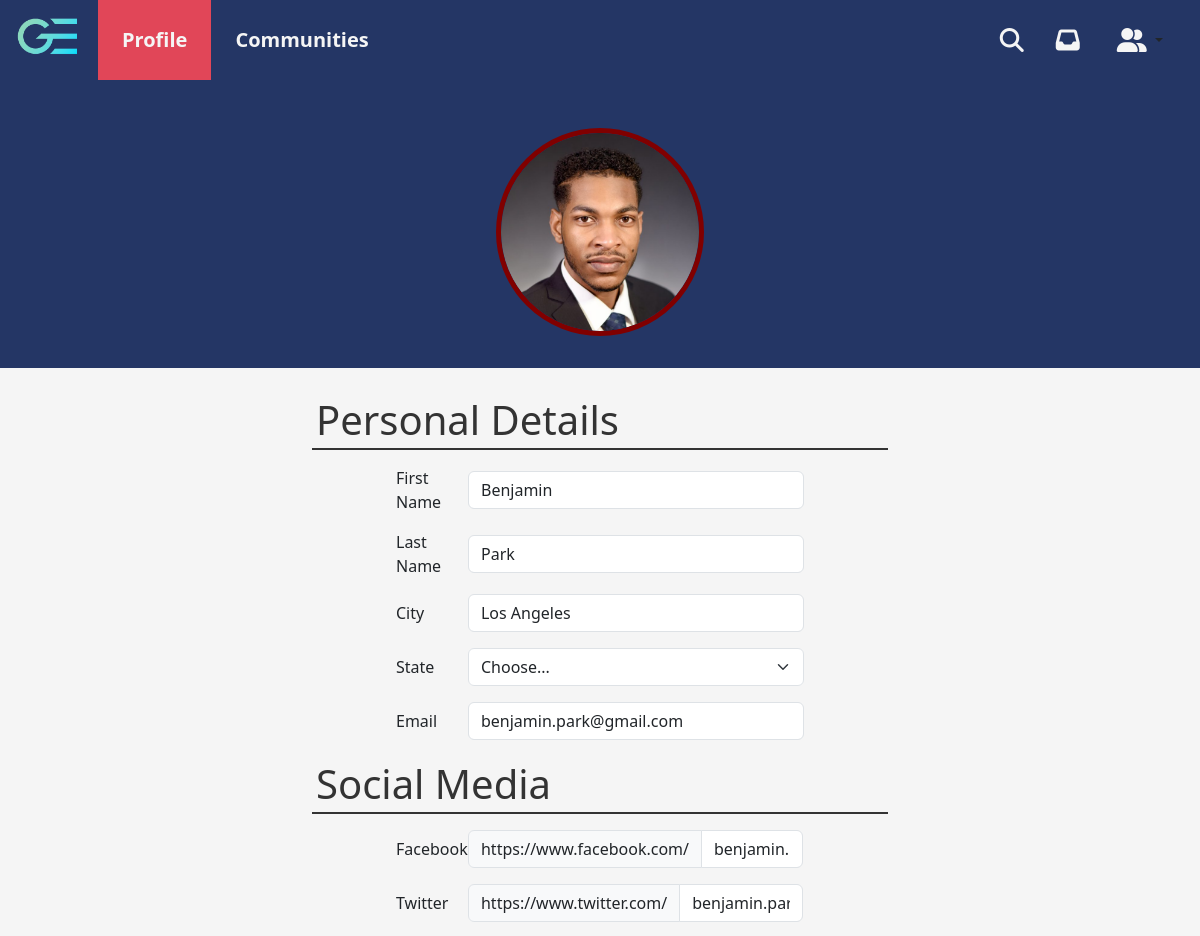
/edit-profile.php (signed in, upper part), run on an earlier commit of the app's database.
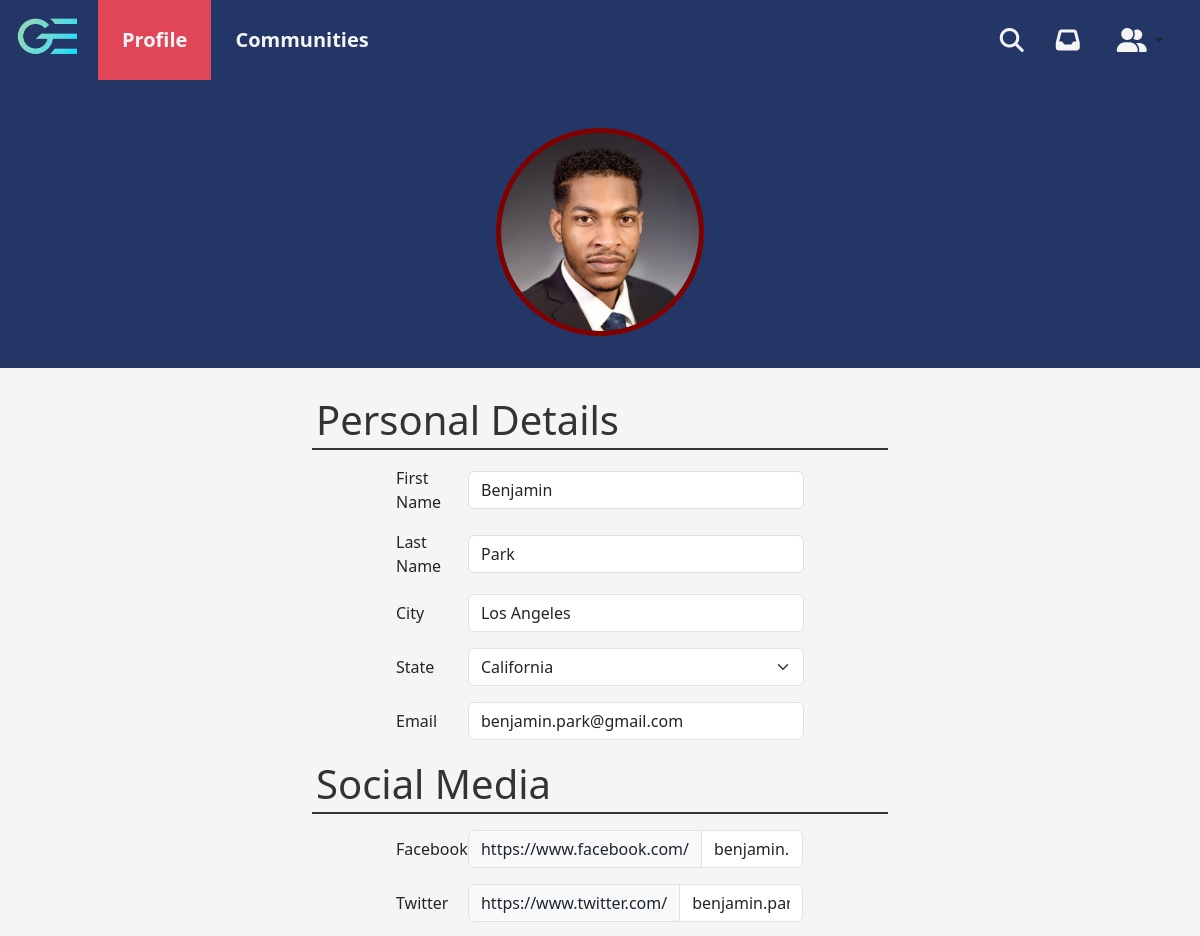
And on a later commit of the database.
### tables this page shows
CREATE TABLE UserData_t (
  UserID INT(9) NOT NULL,
  FirstName VARCHAR(255) NOT NULL,
  LastName VARCHAR(255) NOT NULL,
  FullName VARCHAR(255) NOT NULL,
  ProfilePicture VARCHAR(255),
  ProfilePictureBorder VARCHAR(255),
  ProfilePictureBackground VARCHAR(255),
  Rating INT(1),
  LocationCity VARCHAR(255),
  LocationState VARCHAR(255),
  Facebook VARCHAR(255),
  Twitter VARCHAR(255),
  Instagram VARCHAR(255),
  LinkedIn VARCHAR(255),
  Mentoring LONGTEXT,
  AboutMe LONGTEXT,
  WorkTitle VARCHAR(255),
  WorkLocation VARCHAR(255),
  WorkStartDate DATE,
  WorkEndDate DATE,
  WorkDescription LONGTEXT,
  EducationDegree VARCHAR(255),
  EducationLocation VARCHAR(255),
  EducationStartDate DATE,
  EducationEndDate DATE,
  EducationDescription LONGTEXT,
  Associations VARCHAR(255),
  CONSTRAINT UserData_t_PK PRIMARY KEY (UserID),
  CONSTRAINT UserData_t_FK1 FOREIGN KEY (UserID) REFERENCES Auth_t(UserID)
);

### includes/session.inc.php (called while the page is built, shortened)
<?php
$userID = $_SESSION['UserID'];

### edit-profile.php (the view, shortened to what the changed rows need)
<!DOCTYPE html>
<html lang="en">
<head>
  <link href="assets/fontawesome/css/fontawesome.css" rel="stylesheet">
  <link href="assets/fontawesome/css/brands.css" rel="stylesheet">
  <link href="assets/fontawesome/css/solid.css" rel="stylesheet">
  <link rel="stylesheet" href="https://cdn.jsdelivr.net/npm/choices.js/public/assets/styles/choices.min.css" />
  <link href="assets/bootstrap/css/bootstrap.min.css" rel="stylesheet" />
  <link rel="stylesheet" href="css/profile.css" />
  <link rel="stylesheet" href="css/main.css" />
</head>
  <?php
  include('includes/session.inc.php');
  ?>
<body>
  <?php
  $sql = "SELECT * FROM `UserData_t` WHERE `UserID` = $userID";
  $result = mysqli_query($con, $sql);
  while ($profile = mysqli_fetch_assoc($result)) {
    $firstName = $profile['FirstName'];
    $lastName = $profile['LastName'];
    $profilePicture = $profile['ProfilePicture'];
    $profilePictureBorder = $profile['ProfilePictureBorder'];
    $city = $profile['LocationCity'];
    $state = $profile['LocationState'];
    $facebook = $profile['Facebook'];
    $twitter = $profile['Twitter'];
  }
  $us_states = array(
    'Alabama', 'Alaska', 'Arizona', 'Arkansas', 'California', 'Colorado', 'Connecticut', 'Delaware', 'Florida', 'Georgia',
    'Hawaii', 'Idaho', 'Illinois', 'Indiana', 'Iowa', 'Kansas', 'Kentucky', 'Louisiana', 'Maine', 'Maryland',
    'Massachusetts', 'Michigan', 'Minnesota', 'Mississippi', 'Missouri', 'Montana', 'Nebraska', 'Nevada', 'New Hampshire', 'New Jersey',
    'New Mexico', 'New York', 'North Carolina', 'North Dakota', 'Ohio', 'Oklahoma', 'Oregon', 'Pennsylvania', 'Rhode Island', 'South Carolina',
    'South Dakota', 'Tennessee', 'Texas', 'Utah', 'Vermont', 'Virginia', 'Washington', 'West Virginia', 'Wisconsin', 'Wyoming',
    'Washington, D.C.'
  );
  echo '<section class="photo-section pt-5 pb-3">';
  echo '<div class="container-fluid flex-column">';
  echo '<img class="profile-photo mb-3" style="border-color: ' . $profilePictureBorder . ';" src="upload/' . $profilePicture . '" alt="' . $firstName . ' ' . $lastName . ' Profile Photo">';
  echo '</div>';
  echo '</section>';
  echo '<section class="content-section pt-4">';
  ?>
  <form action="edit.php" method="POST" class="container w-50">
    <h1 class="w-100 edit__section-heading p-1 mb-3">Personal Details</h1>
    <div class="w-75 container">
      <div class="row mb-3 align-items-center">
        <div class="col-sm-10">
          <input type="text" class="form-control" name="firstName" id="firstName" value="<?php echo $firstName; ?>" required>
        </div>
      </div>
      <div class="row mb-3 align-items-center">
        <div class="col-sm-10">
          <input type="text" class="form-control" name="lastName" id="lastName" value="<?php echo $lastName; ?>" required>
        </div>
      </div>
      <div class="row mb-3 align-items-center">
        <div class="col-sm-10">
          <input type="text" class="form-control" name="city" id="city" value="<?php echo $city; ?>">
        </div>
      </div>
      <div class="row mb-3 align-items-center">
        <div class="col-sm-10">
          <select class="form-select" name="state" id="state">
            <?php
            if ($state == null) {
              echo '<option value="" selected>Choose...</option>';
              foreach ($us_states as $stateName) {
                echo '<option value="' . $stateName . '">' . $stateName . '</option>';
              }
            } else {
              echo '<option value="">Choose...</option>';
              foreach ($us_states as $stateName) {
                if ($stateName == $state) {
                  echo '<option value="' . $stateName . '" selected="selected">' . $stateName;
                } else {
                  echo '<option value="' . $stateName . '">' . $stateName;
                }
                echo '</option>';
              }
            }
            ?>
          </select>
        </div>
      </div>
    </div>
    <h1 class="w-100 edit__section-heading p-1 mb-3">Social Media</h1>
    <div class="w-75 container">
      <div class="row mb-3 align-items-center">
        <div class="col-sm-10 input-group">
          <span class="input-group-text">https://www.facebook.com/</span>
          <input type="text" class="form-control" name="facebook" id="facebook" value="<?php echo $facebook; ?>">
        </div>
      </div>
      <div class="row mb-3 align-items-center">
        <div class="col-sm-10 input-group">
          <span class="input-group-text">https://www.twitter.com/</span>
          <input type="text" class="form-control" name="twitter" id="twitter" value="<?php echo $twitter; ?>">
        </div>
      </div>
    </div>
  </form>
  <?php
  echo '</section>';
  ?>
</body>
</html>

What changed in the data, as far as the page shows it:
changed userdata_t "Benjamin": state "Choose..." → "California"
